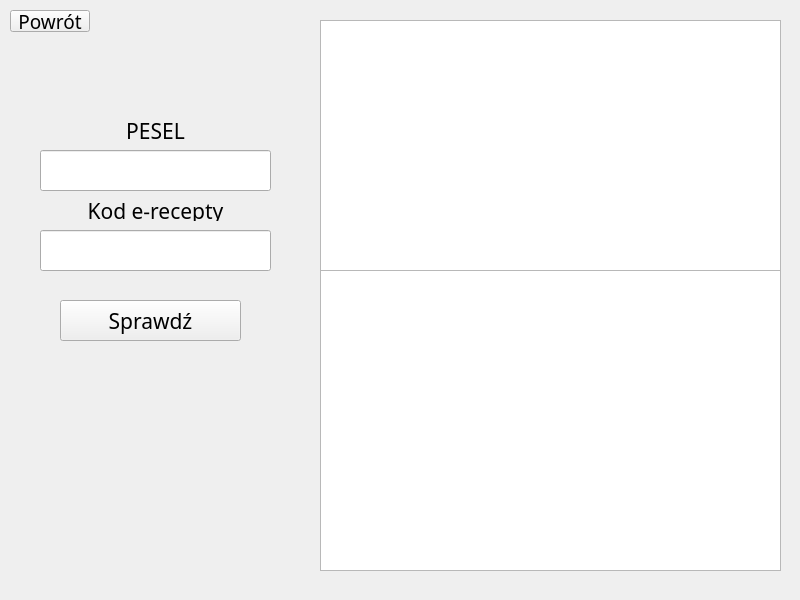
<?xml version="1.0" encoding="UTF-8"?>
<ui version="4.0">
 <class>inspectprescription</class>
 <widget class="QWidget" name="inspectprescription">
  <property name="geometry">
   <rect>
    <x>0</x>
    <y>0</y>
    <width>800</width>
    <height>600</height>
   </rect>
  </property>
  <property name="windowTitle">
   <string>Form</string>
  </property>
  <widget class="QPushButton" name="backButton">
   <property name="geometry">
    <rect>
     <x>10</x>
     <y>10</y>
     <width>80</width>
     <height>22</height>
    </rect>
   </property>
   <property name="font">
    <font>
     <family>Noto Sans</family>
     <pointsize>14</pointsize>
    </font>
   </property>
   <property name="text">
    <string>Powrót</string>
   </property>
  </widget>
  <widget class="QPushButton" name="submit">
   <property name="geometry">
    <rect>
     <x>60</x>
     <y>300</y>
     <width>181</width>
     <height>41</height>
    </rect>
   </property>
   <property name="font">
    <font>
     <family>Noto Sans Cham</family>
     <pointsize>16</pointsize>
    </font>
   </property>
   <property name="text">
    <string>Sprawdź</string>
   </property>
  </widget>
  <widget class="QLineEdit" name="line_code">
   <property name="geometry">
    <rect>
     <x>40</x>
     <y>230</y>
     <width>231</width>
     <height>41</height>
    </rect>
   </property>
  </widget>
  <widget class="QLineEdit" name="line_pesel">
   <property name="geometry">
    <rect>
     <x>40</x>
     <y>150</y>
     <width>231</width>
     <height>41</height>
    </rect>
   </property>
  </widget>
  <widget class="QLabel" name="label">
   <property name="geometry">
    <rect>
     <x>40</x>
     <y>200</y>
     <width>231</width>
     <height>21</height>
    </rect>
   </property>
   <property name="font">
    <font>
     <family>Noto Sans Cham</family>
     <pointsize>16</pointsize>
     <stylestrategy>PreferDefault</stylestrategy>
    </font>
   </property>
   <property name="text">
    <string>Kod e-recepty</string>
   </property>
   <property name="alignment">
    <set>Qt::AlignCenter</set>
   </property>
  </widget>
  <widget class="QLabel" name="label_2">
   <property name="geometry">
    <rect>
     <x>40</x>
     <y>120</y>
     <width>231</width>
     <height>21</height>
    </rect>
   </property>
   <property name="font">
    <font>
     <family>Noto Sans Cham</family>
     <pointsize>16</pointsize>
     <stylestrategy>PreferDefault</stylestrategy>
    </font>
   </property>
   <property name="text">
    <string>PESEL</string>
   </property>
   <property name="alignment">
    <set>Qt::AlignCenter</set>
   </property>
  </widget>
  <widget class="QListView" name="QprescriptionHead">
   <property name="geometry">
    <rect>
     <x>320</x>
     <y>20</y>
     <width>461</width>
     <height>251</height>
    </rect>
   </property>
  </widget>
  <widget class="QListView" name="QprescriptionData">
   <property name="geometry">
    <rect>
     <x>320</x>
     <y>270</y>
     <width>461</width>
     <height>301</height>
    </rect>
   </property>
  </widget>
 </widget>
 <resources/>
 <connections/>
</ui>
